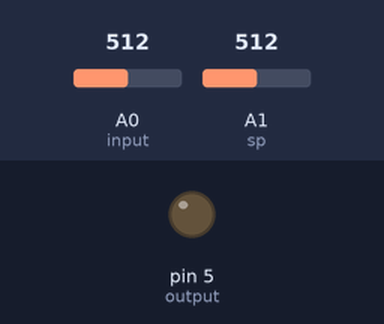
This sketch was run on a simulated Arduino Uno, built with avr-gcc and run on an emulated ATmega328P. On the bench: output pins drawn as LEDs (lit = HIGH). The inputs (shaded band) are chosen by the test bench; at power-on: A1 (sp) = 512, A0 (input) = 512.

Above: at 1.2 s.
1.3 s: A1 (sp) set to 529
At 1.6 s:
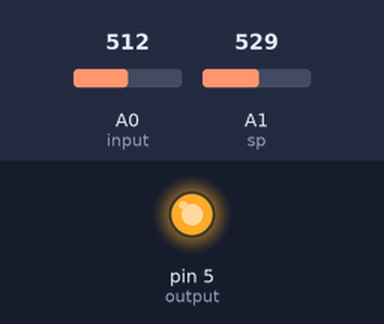
2.8 s: A1 (sp) set to 511
At 3.9 s:
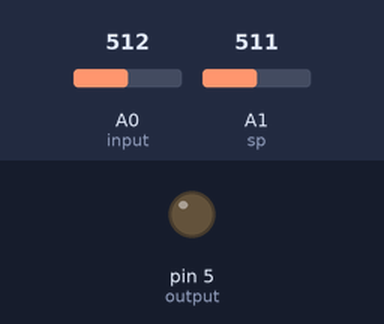
4.3 s: A1 (sp) set to 716
At 5.0 s:
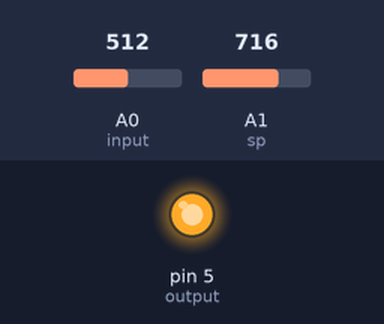
Timing chart, 0 to 7.3 s (numbered marks = the images above; inputs shaded):
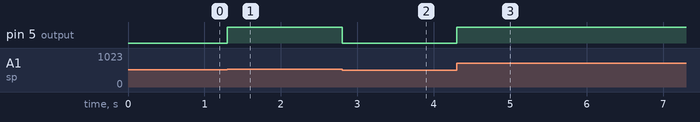

Measured:
- the behaviour switches between 513 and 514 on A1 (sp) (found by bisection; images 0 and 1)
- after the input at 1.3 s, pin 5 (output): LOW → HIGH at once
- after the input at 2.8 s, pin 5 (output): HIGH → LOW at once
- after the input at 4.3 s, pin 5 (output): LOW → HIGH at once

The sketch:

pid.ino
```cpp
#include<AutoPID.h>

#define output 5
#define input A0
#define sp A1
#define KP .31
#define KI .008
#define KD .0002

double sensor, setPoint, outVal;

AutoPID pid(&sensor, &setPoint, &outVal, 0, 255, KP, KI, KD);

void setup() {
  Serial.begin(9600);
  pinMode(output, OUTPUT);
  pid.setBangBang(1);
  pid.setTimeStep(1);
}

void loop() {
  sensor = analogRead(input);
  setPoint = analogRead(sp);
  pid.run();
  analogWrite(output, outVal);
}
```
